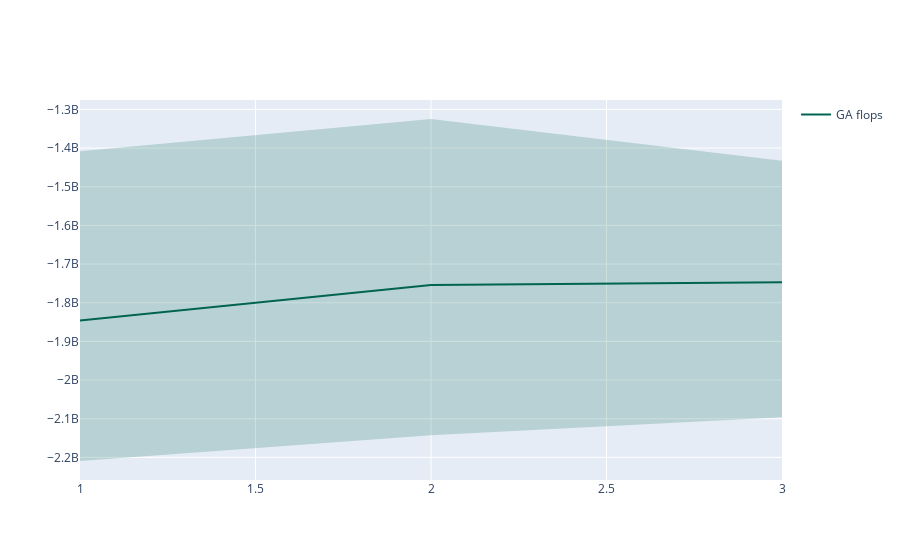

The notebook cell saved with this chart:
### Code cell
data_path = "C:/Users/82103/Desktop/datascience/rwnn_git/RandomWire-NSGA/notebooks/logs/new_experiment/"
json2graph(data_path,1)

### Figure 1 — Plotly figure (JSON) as saved in the notebook; plotly's stock layout.template omitted (floating-point values rounded to 4 significant figures)
{"data": [{"fill": "toself", "fillcolor": "rgba(0,100,80,0.2)", "line": {"color": "rgba(255,255,255,0)"}, "mode": "lines", "name": "GA flops", "showlegend": false, "type": "scatter", "x": [1, 2, 3, 3, 2, 1], "y": [-1408378240, -1324844672, -1433010816, -2096105088, -2142572160, -2209270784]}, {"line": {"color": "rgb(0,100,80)"}, "mode": "lines", "name": "GA flops", "type": "scatter", "x": [1, 2, 3], "y": [-1846000000.0, -1754000000.0, -1747000000.0]}], "layout": {}}
